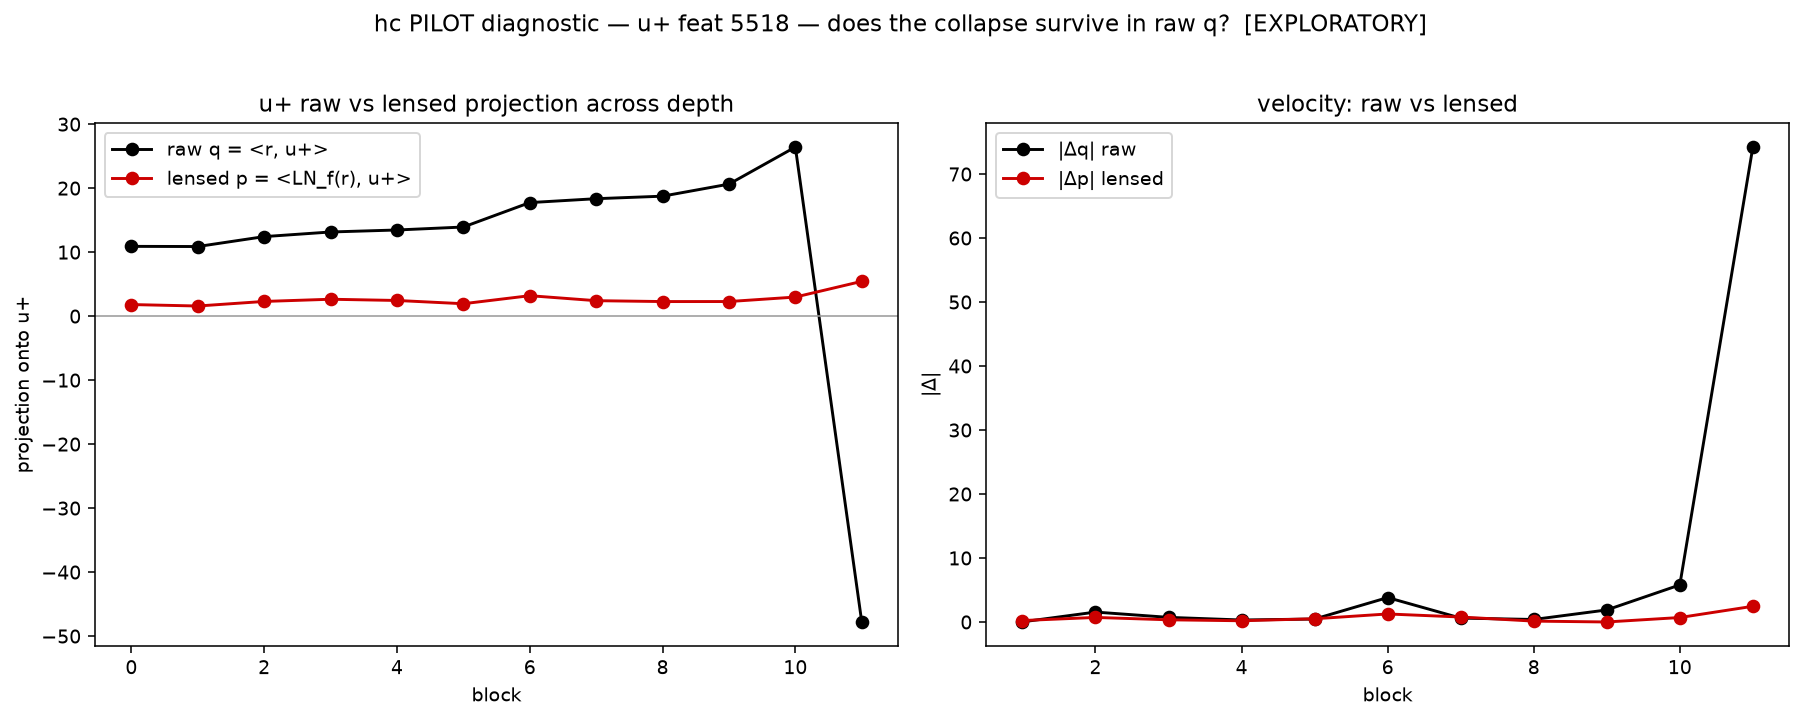

Generate this figure with Python:
"""
hc_rawcheck.py — raw q vs lensed p for u+  (PILOT diagnostic, no pre-registration claim)
Tests whether u+'s late run-up is a real write toward the pole (raw q) or partly
LayerNorm renormalization (lensed p). Reuses hc_core; measures the SAME u+ feature
at the SAME activating positions as the pilot.
"""
import os, sys
sys.path.insert(0, os.path.dirname(os.path.abspath(__file__)))
import numpy as np, pandas as pd, matplotlib.pyplot as plt, torch
import hc_core as hc

LAYER, FEAT_POS = 7, 5518        # the myself/themselves u+ from the committed pilot
SAE_RELEASE, SAE_ID = "gpt2-small-res-jb", f"blocks.7.hook_resid_pre"
OUT = os.path.dirname(os.path.abspath(__file__)); EPS = 1e-9
POOL = [
    "The soup was far too hot to eat right away.", "The verdict was widely seen as deeply unjust.",
    "She spoke with genuine warmth and kindness.", "The results were completely unexpected and strange.",
    "It was the happiest day of her entire life.", "The bridge was extremely dangerous to cross.",
    "The painting was breathtakingly beautiful.", "The professor explained the theorem carefully.",
    "The soldiers were remarkably brave under fire.", "The treaty finally brought a lasting peace.",
]
print("*** PILOT DIAGNOSTIC — raw q vs lensed p — no pre-registration claim ***\n")
model = hc.load_model("gpt2", no_processing=True); dev = model.cfg.device
from sae_lens import SAE
_l = SAE.from_pretrained(SAE_RELEASE, SAE_ID, device=str(dev)); sae = (_l[0] if isinstance(_l, tuple) else _l).to(dev)
u = hc.unit(sae.W_dec[FEAT_POS].detach().float().to(dev))
W_U = model.W_U; a = int((W_U.T @ u).argmax()); b = int((W_U.T @ u).argmin())

@torch.no_grad()
def top_pos(f):
    best = (-1.0, POOL[0], 1)
    for p in POOL:
        _, _, c = hc.run_and_cache(model, p)
        rp = c["resid_pre", LAYER][0].float()
        if rp.shape[0] < 2: continue
        af = sae.encode(rp)[1:, f]; v = float(af.max())
        if v > best[0]: best = (v, p, int(af.argmax()) + 1)
    return best

actval, prompt, pos = top_pos(FEAT_POS)
print(f"measuring u+ (feat {FEAT_POS}) at its top firing site: act={actval:.2f}  pos={pos}  prompt={prompt!r}\n")
_, _, cache = hc.run_and_cache(model, prompt)
with torch.no_grad():   # mechanical: ln_final params track grad; trace is read-only
    out = hc.hc_trace(model, cache, u, a, b, pos=pos)
n = model.cfg.n_layers; blocks = np.arange(n)
q = out["projection"]["q_post"].cpu().numpy()      # RAW projection (writes live here)
p = out["projection"]["p_post"].cpu().numpy()      # LENSED projection (norm-contaminated late)

pd.DataFrame({"block": blocks, "q_raw_u+": q, "p_lensed_u+": p}).to_csv(f"{OUT}/hc_rawcheck.csv", index=False)
fig, ax = plt.subplots(1, 2, figsize=(13, 5))
ax[0].plot(blocks, q, "-o", color="#000000", label="raw q = <r, u+>")
ax[0].plot(blocks, p, "-o", color="#cc0000", label="lensed p = <LN_f(r), u+>")
ax[0].axhline(0, color="#999", lw=.8); ax[0].set_title("u+ raw vs lensed projection across depth")
ax[0].set_xlabel("block"); ax[0].set_ylabel("projection onto u+"); ax[0].legend()
ax[1].plot(blocks[1:], np.abs(np.diff(q)), "-o", color="#000000", label="|Δq| raw")
ax[1].plot(blocks[1:], np.abs(np.diff(p)), "-o", color="#cc0000", label="|Δp| lensed")
ax[1].set_title("velocity: raw vs lensed"); ax[1].set_xlabel("block"); ax[1].set_ylabel("|Δ|"); ax[1].legend()
fig.suptitle(f"hc PILOT diagnostic — u+ feat {FEAT_POS} — does the collapse survive in raw q?  [EXPLORATORY]", y=1.02)
fig.tight_layout(); fig.savefig(f"{OUT}/hc_rawcheck.png", dpi=140, bbox_inches="tight")
print("wrote hc_rawcheck.csv, hc_rawcheck.png")
